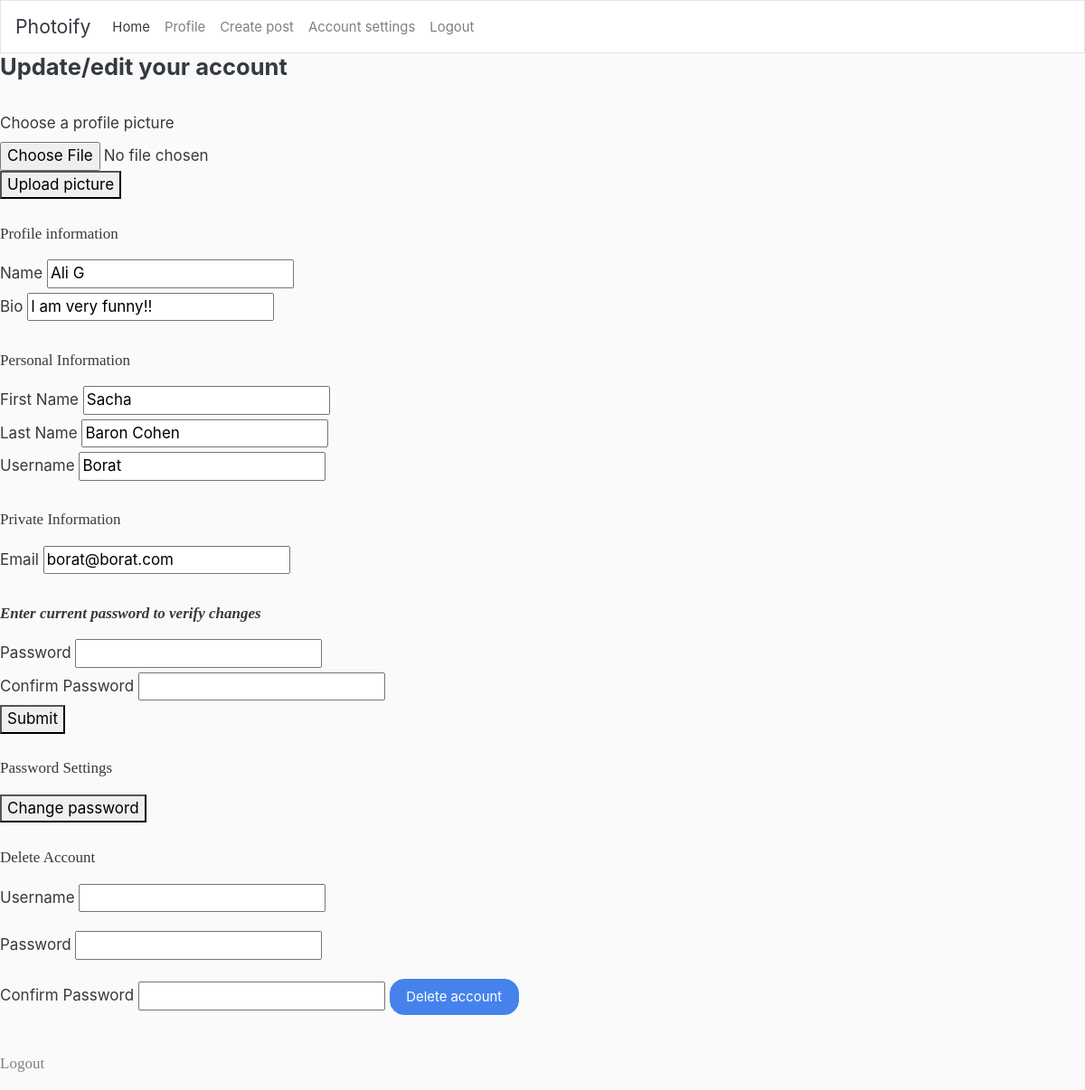
The page /update-user.php (signed in) on the database its author committed.
### tables this page shows
CREATE TABLE "Users" (
	`id`	INTEGER PRIMARY KEY AUTOINCREMENT,
	`email`	TEXT NOT NULL UNIQUE,
	`name`	TEXT,
	`username`	TEXT NOT NULL UNIQUE,
	`password`	TEXT NOT NULL,
	`profile_pic`	TEXT DEFAULT "default.jpg",
	`profile_bio`	TEXT,
	`created_at`	DATETIME NOT NULL DEFAULT (datetime(CURRENT_TIMESTAMP)),
	`first_name`	TEXT,
	`last_name`	TEXT
);

### app/functions.php (called while the page is built, shortened)
<?php
function getUserProfile($user_id, $pdo) {
  $statement = $pdo->prepare('SELECT * from Users WHERE id = :id');
  $statement->bindParam(':id', $user_id, PDO::PARAM_INT);
  $statement->execute();
  $updateUser = $statement->fetchAll(PDO::FETCH_ASSOC);
  return $updateUser;
}

### update-user.php (the view, shortened to what this page needs)
<?php require __DIR__.'/views/header.php'; ?>
<h4>Update/edit your account</h4>
<div class="profile-image-container">
<?php
  $user_id = $_SESSION['user']['id'];
  $updateUser = getUserProfile($user_id, $pdo);
?>
    <form action="/views/profile.php" method="post" enctype="multipart/form-data">
        <div>
            <label for="image">Choose a profile picture</label></br>
            <input type="file" name="profile_pic" id="image" accept=".jpg", ".jpeg", ".png" required>
        </div>
        <button type="submit" name ="submit">Upload picture</button>
    </form>
<p class="user-info">Profile information </p>
<form action="app/users/update-user.php" method="post" enctype="multipart/form-data">
  <label for="name">Name</label>
  <input class="" type="text" name="name" value="<?= $updateUser[0]['name'];?>"required>
  <br>
  <label for="bio">Bio</label>
  <input class="" type="text" name="profile_bio" value="<?= $updateUser[0]['profile_bio'];?>"required>
<p class="user-info">Personal Information </p>
    <label for="firstName">First Name</label>
    <input class="" type="text" name="firstName" value="<?= $updateUser[0]['first_name'];?>"required>
    <br>
    <label for="lastName">Last Name</label>
    <input class="" type="text" name="lastName" value="<?= $updateUser[0]['last_name'];?>"required>
    <br>
    <label for="username">Username</label>
    <input class="" type="text" name="username" value="<?= $updateUser[0]['username'];?>"required>
    <br>
    <p class="user-info">Private Information</p>
    <label for="email">Email</label>
    <input class="" type="text" name="email" value="<?= $updateUser[0]['email'];?>"required>
    <br>
    <p><b><i>Enter current password to verify changes</i></b></p>
    <label for="password">Password</label>
    <input class="" type="password" name="password" required>
    <br>
    <label for="password">Confirm Password</label>
    <input class="" type="password" name="confirmPassword" required>
    <br>
    <a href="profile.php">
        <button type="submit" class="">Submit</button>
    </a>
</form>
    <p class="user-info">Password Settings</p>
    <a href="change-password.php">
      <button type="button" name="change-password">Change password</button>
    </a>
    <p class="user-info">Delete Account</p>
        <form action="app/users/delete-user.php" method="post" enctype="multipart/form-data">
          <div class="form-group">
            <label for="username">Username</label>
            <input class="" type="text" name="username" required>
          </div>
          <div class="form-group">
            <label for="password">Password</label>
            <input class="" type="password" name="password" required>
          </div>
          <div class="form-group">
            <label for="confirmPassword">Confirm Password</label>
            <input class="" type="password" name="confirmPassword" required>
            <button type="submit" name ="submit" class="btn btn-primary">Delete account</button>
          </div>
        </form>
<a href="/app/users/logout.php">
    <p class="profile-edit">Logout</p>
</a>
<?php require __DIR__.'/views/footer.php';?>

### assets/styles/main.css (style rules this page uses)
body { width: 100%; padding: 0; margin: 0; background-color: #FAFAFA; }
.profile-edit { color: grey; }

### rows shown on the page
users: name "Ali G", profile_bio "I am very funny!!", firstName "Sacha", lastName "Baron Cohen", username "Borat", email "borat@borat.com"
